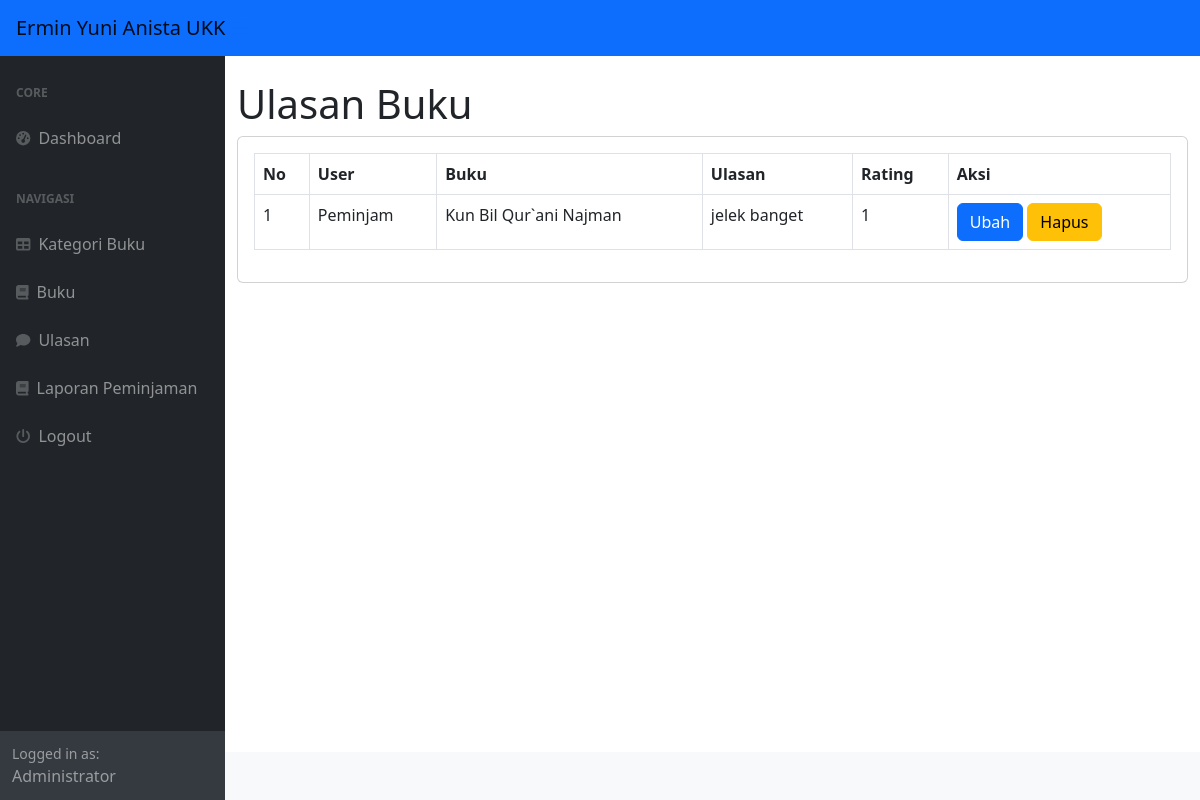
The page /index.php?page=ulasan (signed in) on the database its author committed.
### tables this page shows
CREATE TABLE `ulasan` (
  `id_ulasan` int(11) NOT NULL,
  `id_user` int(11) DEFAULT NULL,
  `id_buku` int(11) DEFAULT NULL,
  `ulasan` text DEFAULT NULL,
  `rating` int(11) DEFAULT NULL
);

CREATE TABLE `user` (
  `id_user` int(11) NOT NULL,
  `username` varchar(225) DEFAULT NULL,
  `password` varchar(225) DEFAULT NULL,
  `email` varchar(225) DEFAULT NULL,
  `nama_lengkap` varchar(225) DEFAULT NULL,
  `alamat` text DEFAULT NULL,
  `no_telpon` varchar(225) DEFAULT NULL,
  `level` enum('admin','petugas','peminjam') DEFAULT NULL
);

CREATE TABLE `buku` (
  `id_buku` int(11) NOT NULL,
  `id_kategori` int(11) DEFAULT NULL,
  `judul` varchar(225) DEFAULT NULL,
  `penulis` varchar(255) DEFAULT NULL,
  `penerbit` varchar(225) DEFAULT NULL,
  `tahun_terbit` int(11) DEFAULT NULL,
  `deskripsi` text DEFAULT NULL
);

### ulasan.php (the view, shortened to what this page needs)
<h1 class="mt-4">Ulasan Buku </h1>
<div class="card">
    <div class="card-body">
        <div class="row">
            <div class="col-md-12">
                <table class="table table-bordered" id="dataTable" width="100%" cellspacing="0">
                    <tr>
                        <th>No</th>
                        <th>User</th>
                        <th>Buku</th>
                        <th>Ulasan</th>
                        <th>Rating</th>
                        <th>Aksi</th>
                    </tr>
                    <?php
                    $i = 1;
                    $query = mysqli_query($koneksi, "SELECT*FROM ulasan LEFT JOIN user on user.id_user = ulasan.id_user LEFT JOIN buku on buku.id_buku = ulasan.id_buku");
                    while ($data = mysqli_fetch_array($query)) {
                    ?>
                        <tr>
                            <td><?php echo $i++; ?></td>
                            <td><?php echo $data['username']; ?></td>
                            <td><?php echo $data['judul']; ?></td>
                            <td><?php echo $data['ulasan']; ?></td>
                            <td><?php echo $data['rating']; ?></td>
                            <td>
                                <a href="?page=ulasan_ubah&&id=<?php echo $data['id_ulasan']; ?>" class="btn btn-primary">Ubah</a>
                                <a onclick="return confirm('Apakah anda yakin menghapus data ini?');" href="?page=ulasan_hapus&&id=<?php echo $data['id_ulasan']; ?>" class="btn btn-warning">Hapus</a>
                            </td>
                        </tr>
                    <?php
                    }
                    ?>
                </table>
            </div>
        </div>
    </div>
</div>

### rows shown on the page
ulasan: id_user.username "Peminjam", id_buku.judul "Kun Bil Qur`ani Najman", ulasan "jelek banget", rating "1"

### other values the page prints
$_SESSION['user']['nama_lengkap'] "Administrator"
